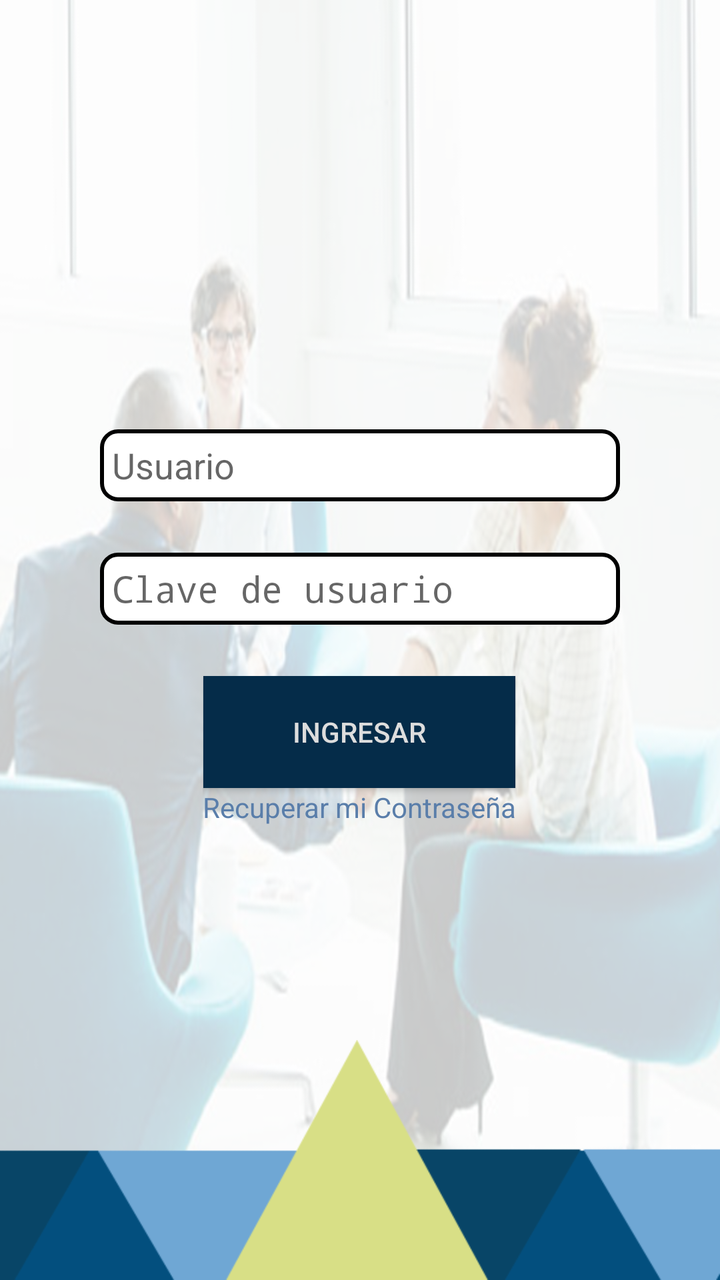
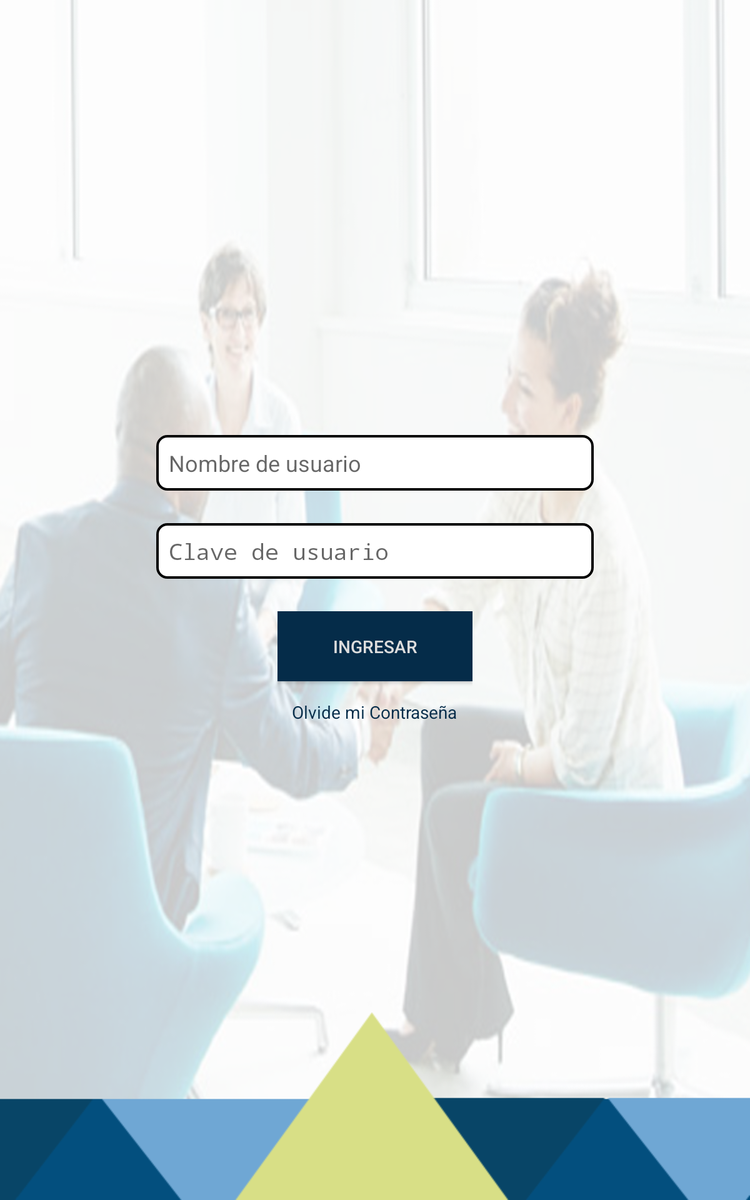

The same Android screen from two of the app's own layout files: first res/layout/ as a phone draws it, then the repository's variant for another configuration, drawn on a device whose configuration selects that folder. Both files follow.
<!-- AndroidManifest.xml: application theme AppTheme -->
<!-- res/layout/fragment_login.xml -->
<?xml version="1.0" encoding="utf-8"?>
<FrameLayout xmlns:android="http://schemas.android.com/apk/res/android"
    xmlns:tools="http://schemas.android.com/tools"
    android:layout_width="match_parent"
    android:layout_height="match_parent"
    tools:context=".fragments.LoginFragment">



    <RelativeLayout
        android:background="@drawable/onboarding"
        android:layout_width="match_parent"
        android:layout_height="match_parent">



        <RelativeLayout
            android:id="@+id/relIamge"
            android:layout_width="match_parent"
            android:layout_height="wrap_content"
            android:layout_above="@+id/relaData"
            >

            <ImageView
                android:id="@+id/averiasImagen"
                android:layout_centerInParent="true"
                android:layout_width="250dp"
                android:layout_height="250dp"
                android:layout_marginBottom="16dp"
                android:src="@drawable/prisma_logo"
                android:padding="10dp"
                />

        </RelativeLayout>


        <RelativeLayout
            android:id="@+id/relaData"
            android:layout_width="match_parent"
            android:layout_height="wrap_content"
            android:padding="16dp"
            android:layout_centerHorizontal="true"
            android:layout_centerVertical="true"
            android:layout_marginBottom="26dp">

            <EditText
                android:layout_centerHorizontal="true"
                android:id="@+id/username"
                android:layout_width="260dp"
                android:layout_height="36dp"
                android:padding="6dp"
                android:layout_marginBottom="5dp"
                android:background="@drawable/edittext_rounded"
                android:hint="Usuario"
                android:maxLength="60"
                android:inputType="text"/>

            <TextView
                android:id="@+id/username_text_error"
                android:layout_width="wrap_content"
                android:layout_height="wrap_content"

                android:layout_below="@+id/username"
                android:layout_marginBottom="6dp"
                android:layout_marginLeft="16dp"
                android:text="error"
                android:visibility="invisible"
                android:textSize="11sp"/>

            <EditText
                android:id="@+id/password"
                android:layout_below="@+id/username_text_error"
                android:layout_width="260dp"
                android:layout_height="36dp"
                android:layout_centerHorizontal="true"
                android:padding="6dp"
                android:maxLength="40"
                android:layout_marginBottom="5dp"
                android:background="@drawable/edittext_rounded"
                android:hint="Clave de usuario"
                android:inputType="textPassword"/>

            <TextView
                android:id="@+id/password_text_error"
                android:layout_width="wrap_content"
                android:layout_height="wrap_content"
                android:layout_below="@+id/password"
                android:layout_marginBottom="6dp"
                android:layout_marginLeft="16dp"
                android:text="error"
                android:visibility="invisible"
                android:textSize="11sp"/>

            <RelativeLayout
                android:layout_below="@+id/password_text_error"
                android:layout_width="wrap_content"
                android:layout_marginBottom="6dp"
                android:layout_centerHorizontal="true"
                android:layout_height="wrap_content">

                <Button
                    android:id="@+id/loginUser"
                    android:layout_width="156dp"
                    android:layout_height="56dp"
                    android:layout_centerHorizontal="true"
                    android:text="Ingresar"
                    android:textColor="#ddd"
                    android:backgroundTint="@color/colorPrimaryDark"
                    android:background="@color/colorPrimaryDark"
                    />

                <TextView
                    android:layout_below="@+id/loginUser"
                    android:id="@+id/textNot"
                    android:textColor="@color/colorDarkCyan"
                    android:layout_width="wrap_content"
                    android:gravity="center"
                    android:layout_centerHorizontal="true"
                    android:layout_height="wrap_content"
                    android:text="Recuperar mi Contraseña"
                    android:layout_marginBottom="6dp"/>



            </RelativeLayout>



        </RelativeLayout>

        <ImageView
            android:layout_width="match_parent"
            android:layout_height="120dp"
            android:scaleType="fitXY"
            android:layout_alignParentBottom="true"
            android:src="@drawable/footer_login"/>


    </RelativeLayout>

</FrameLayout>
<!-- resources referenced by this layout -->
<resources>
  <color name="colorDarkCyan">#5a7eaa</color>
  <color name="colorPrimaryDark">#052C49</color>
  <!-- drawable edittext_rounded (drawable) -->
  <?xml version="1.0" encoding="utf-8"?>
  <shape xmlns:android="http://schemas.android.com/apk/res/android"
      android:shape="rectangle" android:padding="15dp">
      <solid android:color="#FFFFFF"/>
      <corners
          android:bottomRightRadius="8dp"
          android:bottomLeftRadius="8dp"
          android:topLeftRadius="8dp"
          android:topRightRadius="8dp"/>
      <stroke android:width="2dip" android:color="#000" />
  </shape>
  <!-- drawable footer_login: png bitmap (drawable, 6745 bytes) -->
  <!-- drawable onboarding: png bitmap (drawable, 219337 bytes) -->
  <style name="AppTheme" parent="Base.Theme.AppCompat.Light.DarkActionBar">
          
          <item name="colorPrimary">@color/colorPrimary</item>
          <item name="colorPrimaryDark">@color/colorPrimaryDark</item>
          <item name="colorAccent">@color/colorAccent</item>
      </style>
  <color name="colorPrimary">#034F7E</color>
  <color name="colorAccent">#1A92B1</color>
</resources>
<!-- res/layout-sw600dp/fragment_login.xml (the repository's variant of the layout above) -->
<!-- drawn on a 7-inch tablet held upright -->
<?xml version="1.0" encoding="utf-8"?>
<FrameLayout xmlns:android="http://schemas.android.com/apk/res/android"
    xmlns:tools="http://schemas.android.com/tools"
    android:layout_width="match_parent"
    android:layout_height="match_parent"
    tools:context=".fragments.LoginFragment">



    <RelativeLayout
        android:background="@drawable/onboarding"
        android:layout_width="match_parent"
        android:layout_height="match_parent">

        <RelativeLayout
            android:id="@+id/relIamge"
            android:layout_width="match_parent"
            android:layout_height="wrap_content"
            android:layout_alignParentTop="true"
            android:layout_marginTop="16dp"
            >

            <ImageView
                android:id="@+id/averiasImagen"
                android:layout_centerInParent="true"
                android:layout_width="300dp"
                android:layout_height="200dp"
                android:layout_marginBottom="16dp"
                android:src="@drawable/prisma_logo"
                />

        </RelativeLayout>


        <RelativeLayout
            android:id="@+id/relaData"
            android:layout_alignParentEnd="true"
            android:layout_width="match_parent"
            android:layout_height="wrap_content"
            android:padding="16dp"
            android:layout_marginTop="100dp"
            android:layout_below="@id/relIamge"
            android:layout_marginBottom="26dp">

            <EditText
                android:id="@+id/username"
                android:layout_width="350dp"
                android:layout_centerHorizontal="true"
                android:layout_height="wrap_content"
                android:padding="10dp"
                android:layout_marginBottom="5dp"
                android:background="@drawable/edittext_rounded"
                android:hint="Nombre de usuario"
                android:inputType="text"/>

            <TextView
                android:id="@+id/username_text_error"
                android:layout_width="wrap_content"
                android:layout_height="wrap_content"

                android:layout_below="@+id/username"
                android:layout_marginBottom="6dp"
                android:layout_marginLeft="16dp"
                android:text="error"
                android:visibility="invisible"
                android:textSize="11sp"/>

            <EditText
                android:id="@+id/password"
                android:layout_below="@+id/username_text_error"
                android:layout_width="350dp"
                android:layout_centerHorizontal="true"
                android:layout_height="wrap_content"
                android:padding="10dp"
                android:layout_marginBottom="5dp"
                android:background="@drawable/edittext_rounded"
                android:hint="Clave de usuario"
                android:inputType="textPassword"/>

            <TextView
                android:id="@+id/password_text_error"
                android:layout_width="wrap_content"
                android:layout_height="wrap_content"
                android:layout_below="@+id/password"
                android:layout_marginBottom="6dp"
                android:layout_marginLeft="16dp"
                android:text="error"
                android:visibility="invisible"
                android:textSize="11sp"/>

            <RelativeLayout
                android:layout_below="@+id/password_text_error"
                android:layout_width="wrap_content"
                android:layout_marginBottom="6dp"
                android:layout_centerHorizontal="true"
                android:layout_height="wrap_content">

                <Button
                    android:id="@+id/loginUser"
                    android:layout_width="156dp"
                    android:layout_height="56dp"
                    android:layout_centerHorizontal="true"
                    android:text="Ingresar"
                    android:textColor="#ddd"
                    android:backgroundTint="@color/colorPrimaryDark"
                    android:background="@color/colorPrimaryDark"
                    />

                <TextView
                    android:layout_below="@+id/loginUser"
                    android:id="@+id/textNot"
                    android:textColor="@color/colorDarkBlue"
                    android:layout_width="wrap_content"
                    android:gravity="center"
                    android:layout_centerHorizontal="true"
                    android:layout_height="wrap_content"
                    android:text="Olvide mi Contraseña"
                    android:layout_marginTop="15dp"
                    android:layout_marginBottom="6dp"/>



            </RelativeLayout>



        </RelativeLayout>

        <ImageView
            android:layout_width="match_parent"
            android:layout_height="150dp"
            android:scaleType="fitXY"
            android:layout_alignParentBottom="true"
            android:src="@drawable/footer_login"/>


    </RelativeLayout>

</FrameLayout>
<!-- resources referenced by the variant -->
<!-- as a 7-inch tablet held upright resolves them -->
<resources>
  <color name="colorDarkBlue">#052C49</color>
  <color name="colorPrimaryDark">#052C49</color>
  <!-- drawable edittext_rounded (drawable) -->
  <?xml version="1.0" encoding="utf-8"?>
  <shape xmlns:android="http://schemas.android.com/apk/res/android"
      android:shape="rectangle" android:padding="15dp">
      <solid android:color="#FFFFFF"/>
      <corners
          android:bottomRightRadius="8dp"
          android:bottomLeftRadius="8dp"
          android:topLeftRadius="8dp"
          android:topRightRadius="8dp"/>
      <stroke android:width="2dip" android:color="#000" />
  </shape>
  <!-- drawable footer_login: png bitmap (drawable, 6745 bytes) -->
  <!-- drawable onboarding: png bitmap (drawable, 219337 bytes) -->
  <style name="AppTheme" parent="Base.Theme.AppCompat.Light.DarkActionBar">
          
          <item name="colorPrimary">@color/colorPrimary</item>
          <item name="colorPrimaryDark">@color/colorPrimaryDark</item>
          <item name="colorAccent">@color/colorAccent</item>
      </style>
  <color name="colorPrimary">#034F7E</color>
  <color name="colorAccent">#1A92B1</color>
</resources>
